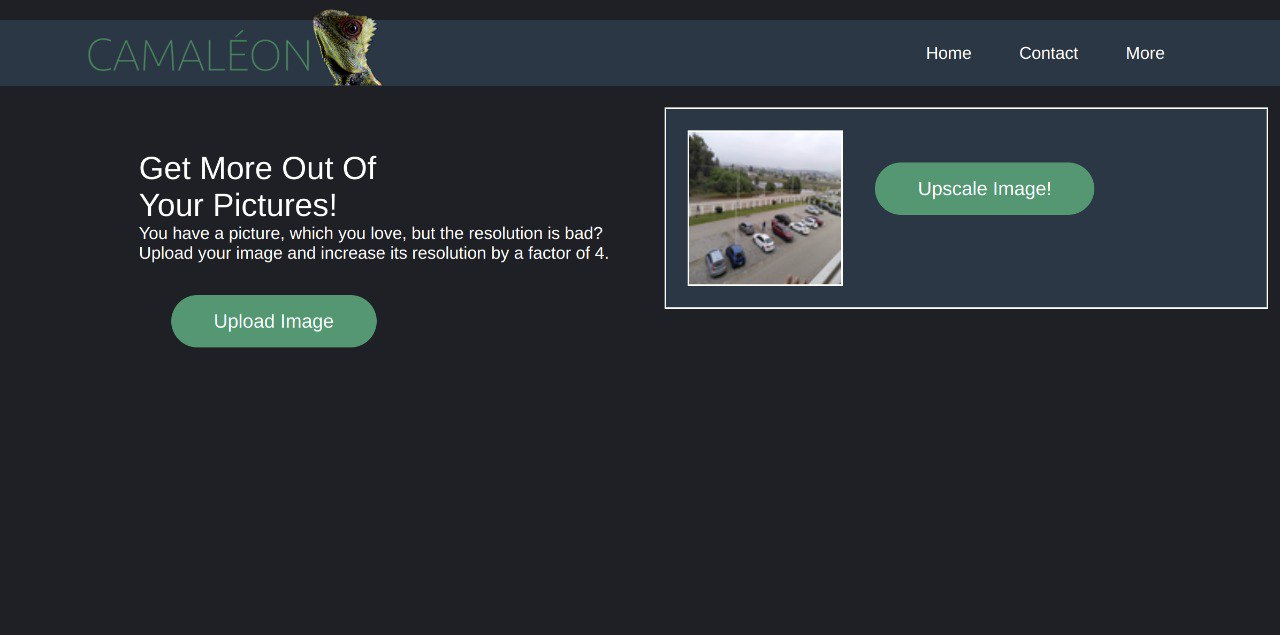
#> input picture screenshot_webapp.jpeg, 1280 x 635 px, given as the content of the folder data/coco/train2017, which was not available
$ python prepare_raw_images.py   (older library calls are emulated)
#> lines starting #> are read from the running program, lines starting #| are printed output that depends on the picture; pictures that were not available may be replaced by others from this repository, and a replacement may not be noted
import os
import glob
import numpy as np
from PIL import Image, ImageFilter

def read_raw_images(path):
    '''read image pathes'''
    images_path = glob.glob(f'{path}/*')
    images_path.sort()

    return images_path

def prepare_images(images_path):
    '''
    prepare raw images
    * crop to size divisable by 4
    * downscale to lower resolution
    * return both images
    '''
    patch_size_small = 96
    patch_size_big = 384 # 96*4
    imgs_hr_lr = []
    for file_ in images_path:
        name = file_.split('/')[-1].split('.')[0]
        img = Image.open(file_)
#> img is the input picture: PIL image 1280x635 RGB; mean R, G, B 41.2, 46, 51.3

        img_big = img.resize((patch_size_big, patch_size_big), Image.ANTIALIAS)
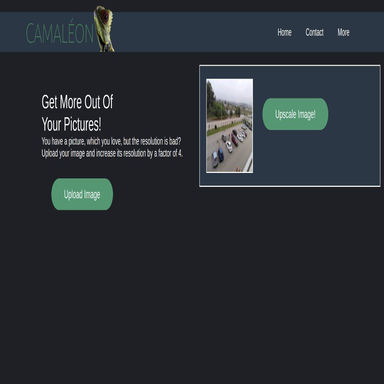
#> img_big: PIL image 384x384 RGB; mean R, G, B 41.2, 46, 51.3
        img_big = img_big.convert('RGB')
        img_small = img.filter(ImageFilter.GaussianBlur)
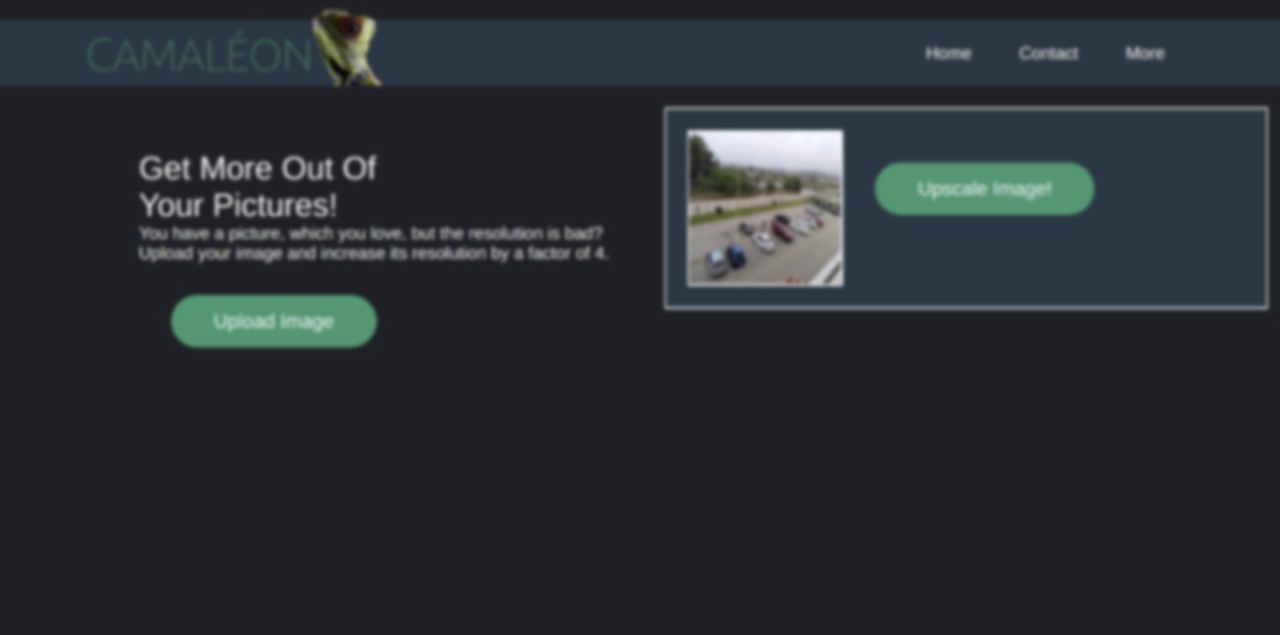
#> img_small: PIL image 1280x635 RGB; mean R, G, B 41.2, 46, 51.3
        img_small = img_small.resize((patch_size_small, patch_size_small), Image.ANTIALIAS)
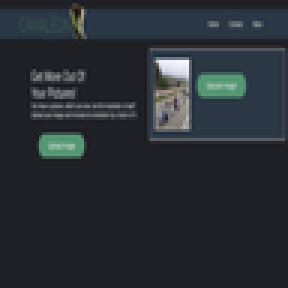
#> img_small: PIL image 96x96 RGB (shown 3 times larger); mean R, G, B 41.2, 46, 51.3
        img_small = img_small.convert('RGB')

        quality_val = 90
        img_big.save(os.path.join(path_hr, f'{name}.jpg'), quality=quality_val)
        img_small.save(os.path.join(path_lr, f'{name}.jpg'), quality=quality_val)

        #imgs_hr_lr.append(img_array_crop)
    #return imgs_hr_lr

def cut_and_save_images(images_hr_lr):
    patch_size_small = 96
    patch_size_big = 384 # 96*4
    for img in images_hr_lr:
        img_big = Image.fromarray(img)
        img_big = img_big.resize((patch_size_big, patch_size_big), Image.ANTIALIAS)
        img_big = img_big.filter(ImageFilter.GaussianBlur)
        img_small = img_big.resize((patch_size_small, patch_size_small), Image.ANTIALIAS)

        name = f"{str(uuid.uuid4())}" #f'{img[2]}'
        quality_val = 90
        img_big.save(os.path.join(path_hr, f'{name}.png'), quality=quality_val)
        img_small.save(os.path.join(path_lr, f'{name}.png'), quality=quality_val)


def main():
    images_path = read_raw_images(path_raw_images)
    print('read image paths')
    images_hr_lr = prepare_images(images_path)
    print('images prepared')

if __name__ == '__main__':

    path_raw_images = 'data/coco/train2017'
    path_lr = 'data/coco/LR-coco-train'
    path_hr = 'data/coco/HR-coco-train'

    main()
